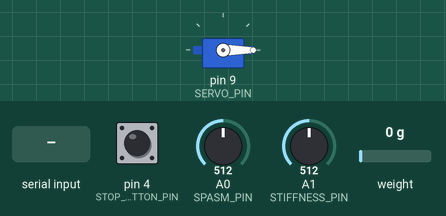
Bench run of a sketch on a simulated Arduino Uno, built with avr-gcc and run on an emulated ATmega328P. Parts: servo. Inputs (shaded band) come from the test bench; at power-on: A0 (SPASM_PIN) = 512, A1 (STIFFNESS_PIN) = 512, pin 4 (STOP_BUTTON_PIN) HIGH, weight on the scale 0 g. What the sketch prints to the serial monitor is not drawn.

Above: at 2.2 s.
2.3 s: "2\n" received over Serial
At 3.5 s:
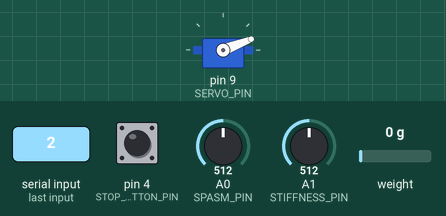
5.3 s: A0 (SPASM_PIN) set to 122
At 7.1 s:
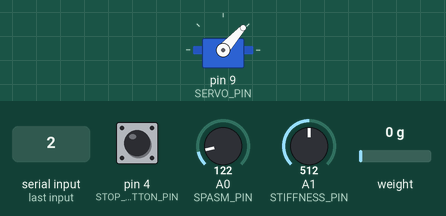
8.3 s: A1 (STIFFNESS_PIN) set to 306
11.3 s: byte 51 ('3') received over Serial
At 13.0 s:
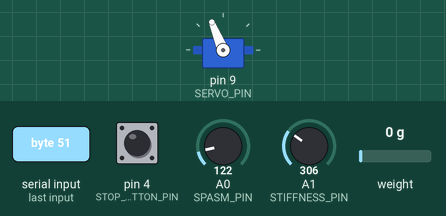
14.3 s: pin 4 (STOP_BUTTON_PIN) pulled LOW for 0.15 s
Timing chart, 0 to 17.3 s (numbered marks = the images above; inputs shaded):
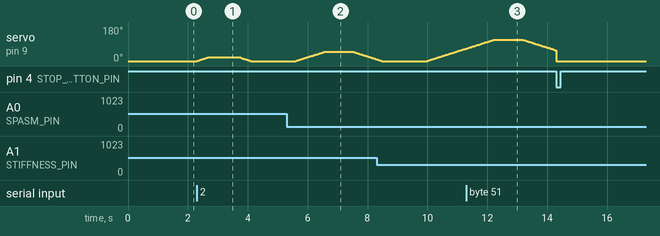

The sketch:

sketch.ino
```cpp
/*
  너클 밴더 제어 코드 (새콤달콤)
  - 재활 모드 1/2/3단계 : 굽혔다 폈다 반복
  - 유지 모드           : 일정 각도로 굽힌 채 30초 유지
  - 비상정지            : 버튼 / 힘 초과 / 센서 이상 (+ 과전류, INA219 사용 시) → 즉시 줄 풀기
  - 조작                : 시리얼 모니터에 키 입력 (1, 2, 3, h, +, -, s, x, ?)
*/

#include <Arduino.h>
#include <Servo.h>
#include <HX711.h>

#define SIMULATION         1   // 1 = Wokwi(가상 손 모델), 0 = 실물(HX711 로드셀)
#define USE_CURRENT_SENSOR 0   // 1 = INA219 전류 감시 사용 (현재는 예비 부품이라 0)

#if USE_CURRENT_SENSOR && !SIMULATION
#include <Wire.h>
#include <Adafruit_INA219.h>
Adafruit_INA219 ina219;
#endif

// ================= 핀 =================
const int SERVO_PIN       = 9;
const int HX711_DT_PIN    = 2;
const int HX711_SCK_PIN   = 3;
const int STOP_BUTTON_PIN = 4;
const int SPASM_PIN       = A0;   // 시뮬레이션용: 왼쪽 가변저항 = 갑자기 들어간 힘 (0~1kg)
const int STIFFNESS_PIN   = A1;   // 시뮬레이션용: 오른쪽 가변저항 = 손 뻣뻣함 (0.1~1.0kg/cm)

// ================= 기구 설정 (실측값) =================
const float HORN_RADIUS_CM = 1.5;    // 스풀 반경 (페트병 뚜껑 / 3D 프린팅 스풀 기준)
const float FULL_PULL_CM   = 3.0;    // 손 폈을 때 고리 간격 14cm - 주먹 쥐었을 때 11cm
const int   RELEASE_ANGLE  = 0;      // 줄 다 풀린 각도 = 손 편 상태
const int   MAX_SAFE_ANGLE = 115;    // 3cm 당기는 각도. 이 이상은 절대 안 감음
const unsigned long STEP_MS = 20;    // 1도 움직이는 간격 (20ms = 초당 50도)

// ================= 재활 모드 3단계 =================
const float LEVEL_RATIO[3]    = {0.4, 0.7, 1.0};   // 전체 당김 거리의 40%, 70%, 100%
const float LEVEL_FORCE_KG[3] = {0.5, 0.8, 1.2};   // 단계별 힘 상한 (닿으면 더 안 당김)
const unsigned long AT_FLEX_MS = 1000;             // 굽힌 상태 잠깐 유지
const unsigned long AT_EXT_MS  = 1500;             // 편 상태에서 쉬기

// ================= 유지 모드 =================
int holdAngle = 70;                                // 기본 약 1.8cm
const unsigned long HOLD_DURATION_MS = 30000;      // 30초

// ================= 비상정지 기준 =================
const float FORCE_HARD_LIMIT_KG = 1.5;
const float CURRENT_LIMIT_MA    = 600.0;           // INA219 사용 시에만 적용
const float FORCE_MIN_VALID_KG  = -0.3;            // 이보다 작으면 센서 이상
const float FORCE_MAX_VALID_KG  = 1.9;             // 2kg 로드셀 한계 근처면 센서 이상

// ================= 로드셀 보정 (실물용) =================
const float CAL_FACTOR = 253.0;   // 실물은 무게 아는 물건 걸어서 다시 보정
const float FORCE_SIGN = 1.0;     // 실물에서 당길 때 값이 음수로 나오면 -1.0으로

// ================= 상태 =================
enum Mode  { IDLE, REHAB, HOLD, ESTOP };
enum Phase { FLEXING, AT_FLEX, EXTENDING, AT_EXT };

Servo fingerServo;
HX711 scale;

Mode  mode  = IDLE;
Phase phase = AT_EXT;
int level = 0;                     // 0,1,2 = 1,2,3단계
int currentAngle = RELEASE_ANGLE;
int targetAngle  = RELEASE_ANGLE;
unsigned long phaseStart = 0, lastStep = 0, lastPrint = 0;
int cycles = 0;

// ================= 변환 =================
int cmToAngle(float cm) {
  return (int)(cm / HORN_RADIUS_CM * 180.0 / PI);
}

float angleToCm(int angle) {
  return HORN_RADIUS_CM * angle * PI / 180.0;
}

int levelAngle(int lv) {
  return min(cmToAngle(FULL_PULL_CM * LEVEL_RATIO[lv]), MAX_SAFE_ANGLE);
}

// ================= 센서 =================
float readForceKg() {
#if SIMULATION
  // 가상 손 모델: 힘 = 손 뻣뻣함 × 당긴 길이 + 갑자기 들어간 힘
  float stiffness = 0.1 + analogRead(STIFFNESS_PIN) * 0.9 / 1023.0;   // 0.1~1.0 kg/cm
  float spasm     = analogRead(SPASM_PIN) * 1.0 / 1023.0;             // 0~1.0 kg
  return stiffness * angleToCm(currentAngle) + spasm;
#else
  static float last = 0;
  if (scale.is_ready()) last = FORCE_SIGN * scale.get_units(1);   // 기다리지 않고 준비됐을 때만 읽기
  return last;
#endif
}

float readCurrentmA() {
#if USE_CURRENT_SENSOR && !SIMULATION
  return fabs(ina219.getCurrent_mA());
#else
  return 0;
#endif
}

// ================= 동작 =================
bool moveTowardTarget() {          // 1도씩 천천히 이동, 도착하면 true
  targetAngle = constrain(targetAngle, RELEASE_ANGLE, MAX_SAFE_ANGLE);
  if (currentAngle == targetAngle) return true;
  if (millis() - lastStep >= STEP_MS) {
    lastStep = millis();
    currentAngle += (targetAngle > currentAngle) ? 1 : -1;
    fingerServo.write(currentAngle);
  }
  return currentAngle == targetAngle;
}

void emergencyStop(const __FlashStringHelper* reason) {
  if (mode == ESTOP) return;
  currentAngle = targetAngle = RELEASE_ANGLE;
  fingerServo.write(RELEASE_ANGLE);   // 비상시엔 천천히 말고 즉시 풀기
  mode = ESTOP;
  Serial.print(F("[비상정지] "));
  Serial.println(reason);
  Serial.println(F("원인 해결 후 'x' 입력하면 해제"));
}

void runRehab(float force) {
  switch (phase) {
    case FLEXING:
      targetAngle = levelAngle(level);
      if (force >= LEVEL_FORCE_KG[level]) targetAngle = currentAngle;   // 힘 상한 도달 → 여기까지만
      if (moveTowardTarget()) { phase = AT_FLEX; phaseStart = millis(); }
      break;
    case AT_FLEX:
      if (millis() - phaseStart >= AT_FLEX_MS) phase = EXTENDING;
      break;
    case EXTENDING:
      targetAngle = RELEASE_ANGLE;
      if (moveTowardTarget()) { phase = AT_EXT; phaseStart = millis(); cycles++; }
      break;
    case AT_EXT:
      if (millis() - phaseStart >= AT_EXT_MS) phase = FLEXING;
      break;
  }
}

void runHold(float force) {
  float cap = LEVEL_FORCE_KG[level];
  switch (phase) {
    case FLEXING:
      targetAngle = holdAngle;
      if (force >= cap) targetAngle = currentAngle;
      if (moveTowardTarget()) { phase = AT_FLEX; phaseStart = millis(); }
      break;
    case AT_FLEX:
      // 유지 중 힘이 상한을 넘으면 1도씩 살짝 풀어줌
      if (force > cap && currentAngle > RELEASE_ANGLE && millis() - lastStep >= STEP_MS * 10) {
        lastStep = millis();
        currentAngle--;
        fingerServo.write(currentAngle);
      }
      if (millis() - phaseStart >= HOLD_DURATION_MS) phase = EXTENDING;
      break;
    case EXTENDING:
      targetAngle = RELEASE_ANGLE;
      if (moveTowardTarget()) { mode = IDLE; Serial.println(F("[유지 모드 종료]")); }
      break;
    default:
      phase = FLEXING;
  }
}

// ================= 시리얼 명령 =================
void printHelp() {
  Serial.println(F("---- 명령 ----"));
  Serial.println(F("1/2/3 : 재활 모드 시작 (단계)"));
  Serial.println(F("h     : 유지 모드 (마지막 선택 단계의 힘 상한 사용)"));
  Serial.println(F("+ / - : 유지 각도 5도씩 조절"));
  Serial.println(F("s     : 정지 (천천히 풀기)"));
  Serial.println(F("x     : 비상정지 해제"));
  Serial.println(F("?     : 도움말"));
}

void printLevels() {
  for (int i = 0; i < 3; i++) {
    Serial.print(i + 1);
    Serial.print(F("단계: "));
    Serial.print(levelAngle(i));
    Serial.print(F("도 / "));
    Serial.print(angleToCm(levelAngle(i)), 1);
    Serial.print(F("cm / 힘 상한 "));
    Serial.print(LEVEL_FORCE_KG[i], 1);
    Serial.println(F("kg"));
  }
}

void handleSerial() {
  if (!Serial.available()) return;
  char c = Serial.read();
  if (c == '\n' || c == '\r' || c == ' ') return;

  if (mode == ESTOP && c != 'x') {
    Serial.println(F("비상정지 상태입니다. 'x'로 먼저 해제하세요."));
    return;
  }

  switch (c) {
    case '1': case '2': case '3':
      level = c - '1';
      mode = REHAB; phase = FLEXING; cycles = 0;
      Serial.print(F("[재활 모드] ")); Serial.print(level + 1);
      Serial.print(F("단계 → ")); Serial.print(levelAngle(level));
      Serial.print(F("도 ("));      Serial.print(angleToCm(levelAngle(level)), 1);
      Serial.println(F("cm)"));
      break;
    case 'h':
      mode = HOLD; phase = FLEXING;
      Serial.print(F("[유지 모드] ")); Serial.print(holdAngle);
      Serial.print(F("도 ("));         Serial.print(angleToCm(holdAngle), 1);
      Serial.print(F("cm), "));        Serial.print(HOLD_DURATION_MS / 1000);
      Serial.println(F("초"));
      break;
    case '+':
      holdAngle = min(holdAngle + 5, MAX_SAFE_ANGLE);
      Serial.print(F("유지 각도: ")); Serial.print(holdAngle);
      Serial.print(F("도 / "));       Serial.print(angleToCm(holdAngle), 1); Serial.println(F("cm"));
      break;
    case '-':
      holdAngle = max(holdAngle - 5, RELEASE_ANGLE + 5);
      Serial.print(F("유지 각도: ")); Serial.print(holdAngle);
      Serial.print(F("도 / "));       Serial.print(angleToCm(holdAngle), 1); Serial.println(F("cm"));
      break;
    case 's':
      mode = IDLE;
      Serial.println(F("[정지] 천천히 푸는 중"));
      break;
    case 'x':
      if (digitalRead(STOP_BUTTON_PIN) == LOW) {
        Serial.println(F("정지 버튼이 아직 눌려 있어요."));
      } else {
        mode = IDLE; phase = AT_EXT;
        Serial.println(F("[해제] 대기 상태"));
      }
      break;
    case '?':
      printHelp();
      printLevels();
      break;
  }
}

void printStatus(float force, float current) {
  if (millis() - lastPrint < 500) return;
  lastPrint = millis();
  const char* names[] = {"대기", "재활", "유지", "비상정지"};
  Serial.print(F("모드: "));          Serial.print(names[mode]);
  if (mode == REHAB || mode == HOLD) { Serial.print(F(" ")); Serial.print(level + 1); Serial.print(F("단계")); }
  Serial.print(F(" | 각도: "));       Serial.print(currentAngle);
  Serial.print(F(" | 줄당김(cm): ")); Serial.print(angleToCm(currentAngle), 2);
  Serial.print(F(" | 힘(kg): "));     Serial.print(force, 2);
#if USE_CURRENT_SENSOR && !SIMULATION
  Serial.print(F(" | 전류(mA): "));   Serial.print(current, 0);
#endif
  if (mode == REHAB) { Serial.print(F(" | 반복: ")); Serial.print(cycles); }
  Serial.println();
}

// ================= 메인 =================
void setup() {
  Serial.begin(115200);
  fingerServo.attach(SERVO_PIN);
  fingerServo.write(RELEASE_ANGLE);
  pinMode(STOP_BUTTON_PIN, INPUT_PULLUP);

  scale.begin(HX711_DT_PIN, HX711_SCK_PIN);
  scale.set_scale(CAL_FACTOR);
  scale.tare();   // 실물: 시작할 때 줄이 느슨한 상태여야 영점이 맞음

#if USE_CURRENT_SENSOR && !SIMULATION
  if (!ina219.begin()) Serial.println(F("[INA219] 연결 실패"));
#endif

  Serial.println(F("=== 너클 밴더 제어 시작 ==="));
  printHelp();
  printLevels();
}

void loop() {
  handleSerial();

  float force   = readForceKg();
  float current = readCurrentmA();

  // 안전 체크는 매 루프 최우선
  if (digitalRead(STOP_BUTTON_PIN) == LOW)                          emergencyStop(F("정지 버튼"));
  else if (force < FORCE_MIN_VALID_KG || force > FORCE_MAX_VALID_KG) emergencyStop(F("센서 이상값"));
  else if (force > FORCE_HARD_LIMIT_KG)                             emergencyStop(F("힘 한계 초과"));
#if USE_CURRENT_SENSOR && !SIMULATION
  else if (current > CURRENT_LIMIT_MA)                              emergencyStop(F("과전류"));
#endif

  switch (mode) {
    case IDLE:  targetAngle = RELEASE_ANGLE; moveTowardTarget(); break;
    case REHAB: runRehab(force); break;
    case HOLD:  runHold(force);  break;
    case ESTOP: break;
  }

  printStatus(force, current);
}
```

Measured:
- after the input at 2.3 s, servo on pin 9 (SERVO_PIN): rises from 0° to 21° in 0.40 s, then falls to 0° in 1.4 s
